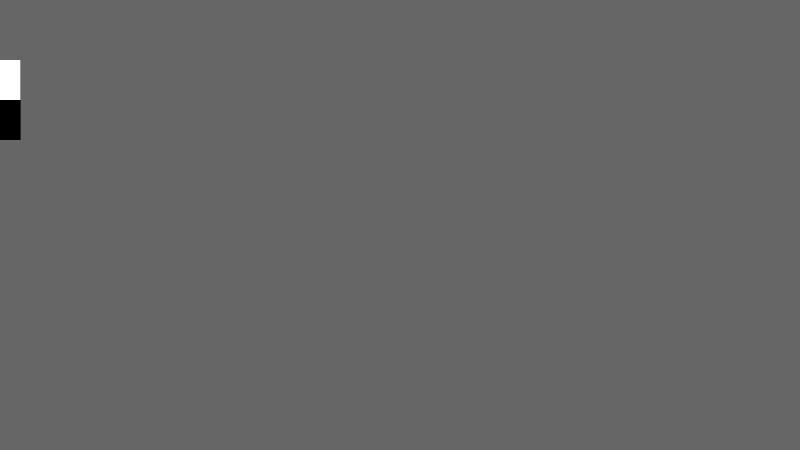
Frame 1 (no input)
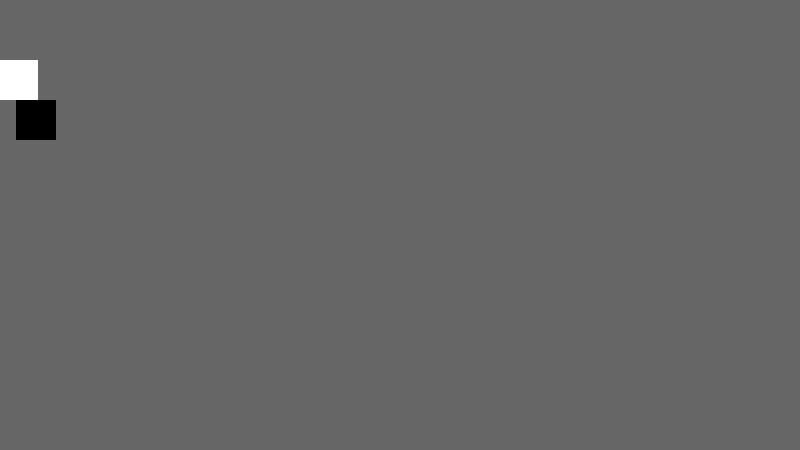
Frame 60 (the mouse pressed at the canvas centre just before this capture)
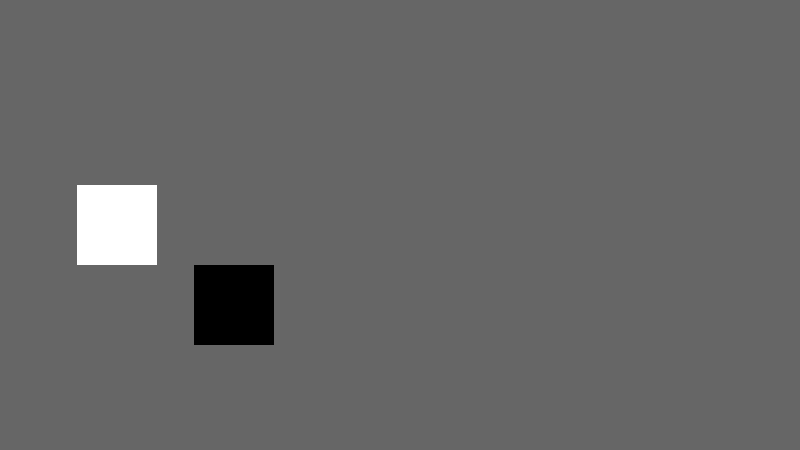
Frame 120 (the mouse held since frame 60 and released just before this capture)

The Processing sketch that drew these frames (run headless with seeded random() and noise(); from frame 60 on, the mouse is pressed at the canvas centre):

// Processing sketch: Translate
// ── Translate.pde
 /**
  * Translate.
  *
  * The translate() function moves objects around the window.
  * The mouse controls the speed, position and size of the squares.
  */

float x, y;
float dim = 80.0;

void setup() {
  size(800, 450);
  noStroke();
}

void draw() {
  background(102);
  
  // La velocidad depende del mouse
  float speed = map(mouseY, 0, height, 0.3, 3.0);
  
  x = x + speed;
  
  if (x > width + dim) {
    x = -dim;
  }
  
  // El tamaño cambia según la posición horizontal del mouse
  dim = map(mouseX, 0, width, 40, 120);
  
  // Posición vertical controlada por el mouse
  float vertical = map(mouseY, 0, height, 80, height - 80);
  
  // Primer cuadrado
  translate(x, vertical);
  fill(255);
  rect(-dim/2, -dim/2, dim, dim);
  
  // El segundo translate se acumula con el primero,
  // por eso este cuadrado se mueve el doble en X.
  translate(x, dim);
  fill(0);
  rect(-dim/2, -dim/2, dim, dim);
}
